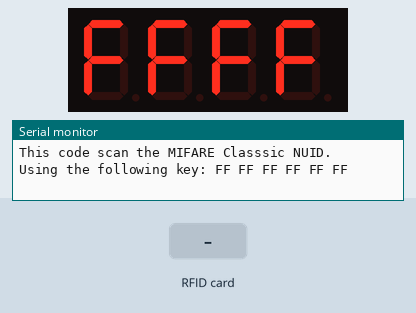
A sketch run on a simulated ESP8266 (NodeMCU). On the bench: 4-digit seven-segment display, the last lines printed to the serial monitor. The test bench sets the inputs (shaded band).

Above: at 2.3 s.
2.4 s: RFID card 5E 7A 19 C4 held to the reader
At 3.1 s:
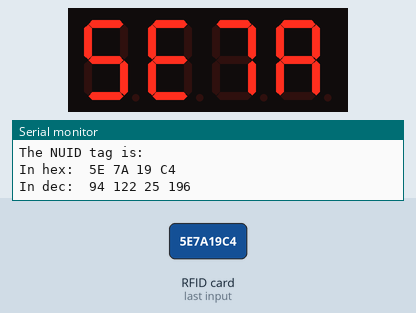
3.9 s: RFID card FF FF FF FF held to the reader
At 4.4 s:
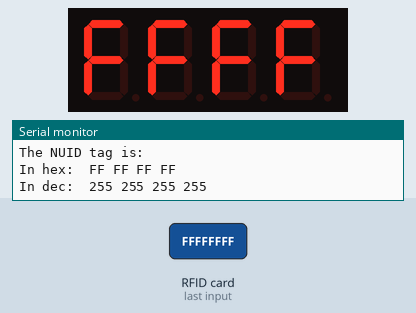
Timing chart, 0 to 6.9 s (numbered marks = the images above; inputs shaded):
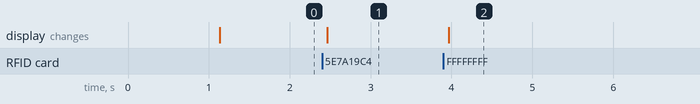

Measured:
- after the input at 2.4 s, the display: changes after 0.06 s (image 1)
- after the input at 3.9 s, the display: changes after 0.07 s (image 2)

The sketch:

nuid-tm1637.ino
```cpp
// (licence header left out)
#include <SPI.h>
#include <MFRC522.h>
#include <TM1637Display.h>

// Module connection pins (Digital Pins)
#define CLK D3
#define DIO D4

//#define SS_PIN 10
//#define RST_PIN 9

#define SS_PIN D1
#define RST_PIN D2

TM1637Display display(CLK, DIO);
uint8_t data[] = { 0xff, 0xff, 0xff, 0xff };
MFRC522 rfid(SS_PIN, RST_PIN); // Instance of the class

MFRC522::MIFARE_Key key;

// Init array that will store new NUID
byte nuidPICC[4];

void setup() {
  Serial.begin(115200);
  SPI.begin(); // Init SPI bus
  rfid.PCD_Init(); // Init MFRC522


  // All segments on TM 1637
    display.clear();
    display.setBrightness(0x0f);
  display.setSegments(data);
   delay(1000);
  for (byte i = 0; i < 6; i++) {
    key.keyByte[i] = 0xFF;
  }

  Serial.println(F("This code scan the MIFARE Classsic NUID."));
  Serial.print(F("Using the following key:"));
  printHex(key.keyByte, MFRC522::MF_KEY_SIZE);
}

void loop() {

  // Reset the loop if no new card present on the sensor/reader. This saves the entire process when idle.
  if ( ! rfid.PICC_IsNewCardPresent())
    return;

  // Verify if the NUID has been readed
  if ( ! rfid.PICC_ReadCardSerial())
    return;

  Serial.print(F("PICC type: "));
  MFRC522::PICC_Type piccType = rfid.PICC_GetType(rfid.uid.sak);
  Serial.println(rfid.PICC_GetTypeName(piccType));

  // Check is the PICC of Classic MIFARE type
  if (piccType != MFRC522::PICC_TYPE_MIFARE_MINI &&
    piccType != MFRC522::PICC_TYPE_MIFARE_1K &&
    piccType != MFRC522::PICC_TYPE_MIFARE_4K) {
    Serial.println(F("Your tag is not of type MIFARE Classic."));
    return;
  }

  if (rfid.uid.uidByte[0] != nuidPICC[0] ||
    rfid.uid.uidByte[1] != nuidPICC[1] ||
    rfid.uid.uidByte[2] != nuidPICC[2] ||
    rfid.uid.uidByte[3] != nuidPICC[3] ) {
    Serial.println(F("A new card has been detected."));

    // Store NUID into nuidPICC array
    for (byte i = 0; i < 4; i++) {
      nuidPICC[i] = rfid.uid.uidByte[i];
    }

    Serial.println(F("The NUID tag is:"));
    Serial.print(F("In hex: "));
    printHex(rfid.uid.uidByte, rfid.uid.size);
    Serial.println();
    Serial.print(F("In dec: "));
    printDec(rfid.uid.uidByte, rfid.uid.size);
    Serial.println();
  }
  else Serial.println(F("Card read previously."));

  // Halt PICC
  rfid.PICC_HaltA();

  // Stop encryption on PCD
  rfid.PCD_StopCrypto1();
}


/**
 * Helper routine to dump a byte array as hex values to Serial.
 */

void printHex(byte *buffer, byte bufferSize) {
    display.clear();
  display.showNumberHexEx(buffer[0] * 256 + buffer[1] );        // Expect: f1Af


  for (byte i = 0; i < bufferSize; i++) {
    Serial.print(buffer[i] < 0x10 ? " 0" : " ");
    Serial.print(buffer[i], HEX);
  }
}

/**
 * Helper routine to dump a byte array as dec values to Serial.
 */
void printDec(byte *buffer, byte bufferSize) {
  for (byte i = 0; i < bufferSize; i++) {
    Serial.print(buffer[i] < 0x10 ? " 0" : " ");
    Serial.print(buffer[i], DEC);
  }
}
```
